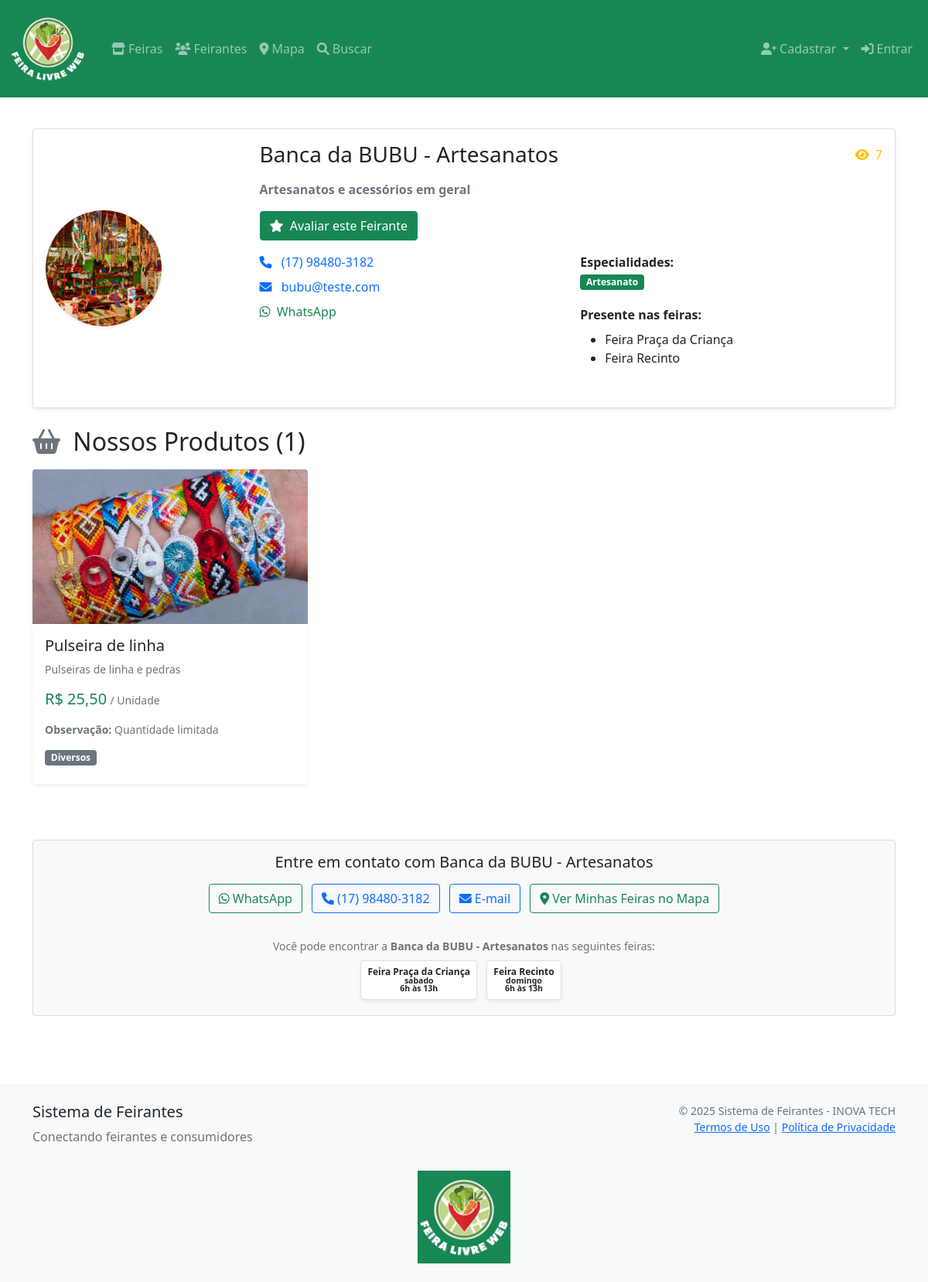
The page /feirantes/loja/banca-da-bubu-artesanatos/ on the database as committed earlier.
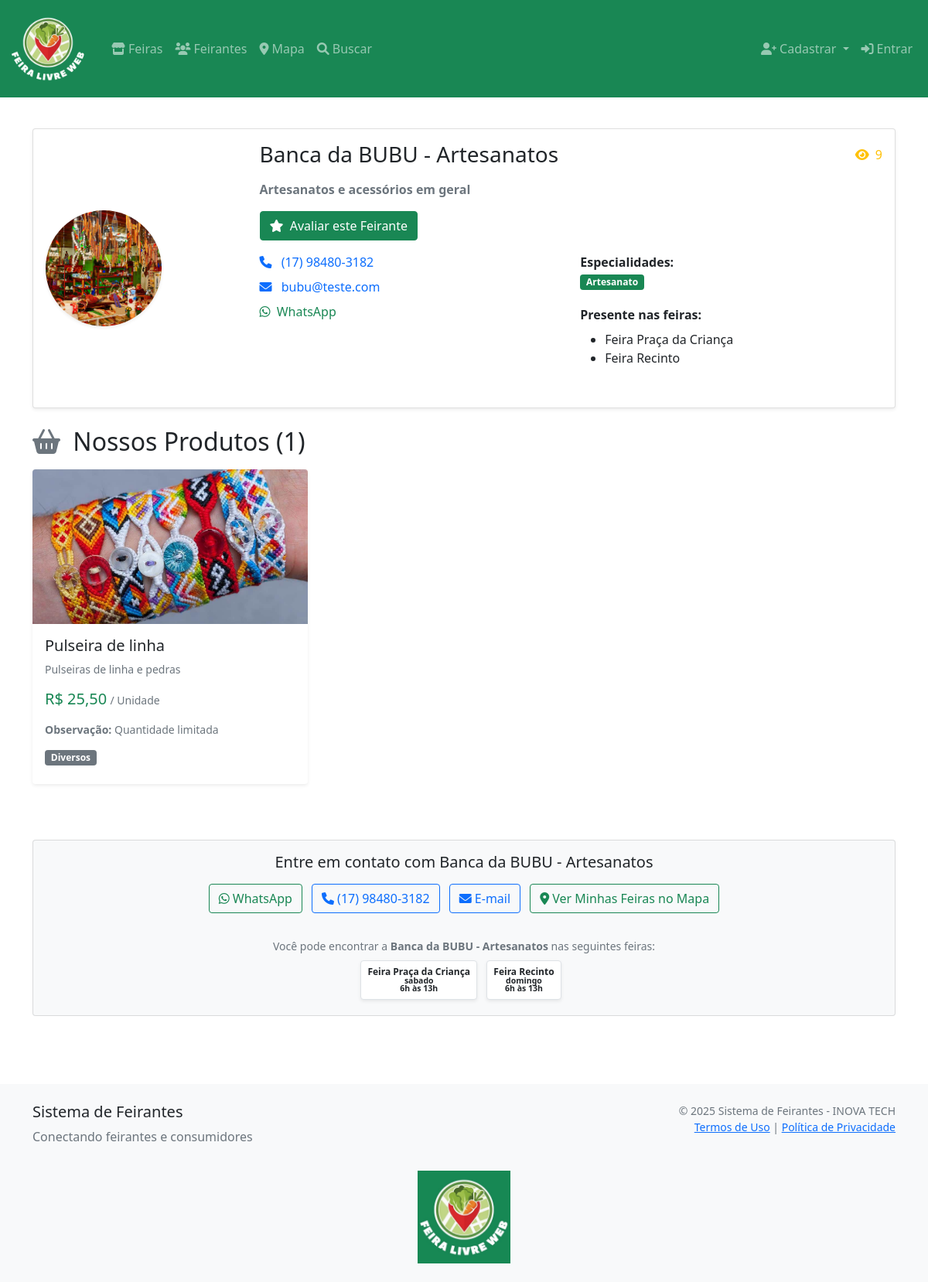
The same page on the database as committed later.
### feirantes/models.py (models this page shows, shortened)
class Feirante(models.Model):
    usuario = models.OneToOneField(
        User, on_delete=models.CASCADE, related_name='feirante')
    nome_comercial = models.CharField(max_length=200)
    cpf = models.CharField(max_length=14, unique=True)
    telefone = models.CharField(max_length=20)
    whatsapp = models.CharField(max_length=20, blank=True)
    email = models.EmailField(unique=True)
    endereco = models.TextField(blank=True)
    cidade = models.CharField(max_length=100, blank=True)
    estado = models.CharField(max_length=2, blank=True)
    cep = models.CharField(max_length=9, blank=True)
    descricao = models.TextField(blank=True)
    foto = models.ImageField(upload_to='feirantes/', blank=True, null=True)
    especialidades = models.ManyToManyField(
        Especialidade, blank=True,
        help_text="Principais produtos/especialidades")
    feiras = models.ManyToManyField(
        Feira,
        blank=True,
        help_text="Feiras onde o feirante participa",
        related_name="feirantes"
    )
    subdominio = models.SlugField(
        max_length=100, unique=True,
        help_text="URL da loja: site.com/loja/[subdominio]")
    instagram = models.CharField(max_length=100, blank=True)
    facebook = models.CharField(max_length=100, blank=True)
    ativo = models.BooleanField(default=True)
    verificado = models.BooleanField(default=False)
    criado_em = models.DateTimeField(auto_now_add=True)
    atualizado_em = models.DateTimeField(auto_now=True)
    views = models.PositiveIntegerField(default=0)
    class Meta:
        verbose_name = 'Feirante'
        verbose_name_plural = 'Feirantes'
        ordering = ['nome_comercial']
    @property
    def telefone_formatado(self):
        if not self.telefone:
            return ""
        numero = self.telefone
        if numero.startswith('55'):
            numero = numero[2:]
        if len(numero) == 11:
            return f"({numero[:2]}) {numero[2:7]}-{numero[7:]}"
        elif len(numero) == 10:
            return f"({numero[:2]}) {numero[2:6]}-{numero[6:]}"
        return numero

### feirantes/views.py (the view)
# urls.py: path('loja/<slug:subdominio>/', views.loja_feirante, name='loja_feirante'),
def loja_feirante(request, subdominio):
    feirante: Feirante = get_object_or_404(
        Feirante, subdominio=subdominio, ativo=True
    )
    produtos = Produto.objects.filter(
        feirante=feirante, disponivel=True
    ).select_related('categoria')
    viewed_key = f"viewed_feirante_{feirante.id}"  # type: ignore
    if viewed_key not in request.session:
        if (
            not request.user.is_authenticated
            or not hasattr(request.user, 'feirante')
            or request.user.feirante.id != feirante.id  # type: ignore
        ):
            Feirante.objects.filter(subdominio=subdominio).update(
                views=F('views') + 1
            )
            request.session[viewed_key] = True  # Marca como visualizado
    return render(request, 'feirantes/loja.html', {
        'feirante': feirante,
        'produtos': produtos
    })

### feirantes/templates/feirantes/loja.html (shortened to what the changed rows need)
{% extends 'feirantes/base.html' %}
{% load static %}
{% block content %}
<div class="container py-3">
    <div class="card shadow-sm mb-4">
        <div class="card-body">
            <div class="row align-items-center text-center text-md-start">
                <div class="col-md-3 mb-3 mb-md-0">
                    {% if feirante.foto %}
                    <img src="{{ feirante.foto.url }}" class="img-fluid rounded-circle shadow-sm"
                        alt="{{ feirante.nome_comercial }}" style="width: 150px; height: 150px; object-fit: cover;">
                    {% else %}
                    <div class="bg-success text-white rounded-circle d-inline-flex align-items-center justify-content-center shadow-sm"
                        style="width: 150px; height: 150px;">
                        <i class="fas fa-store" style="font-size: 3rem;"></i>
                    </div>
                    {% endif %}
                </div>
                <div class="col-md-9">
                    <div class="d-flex justify-content-between align-items-center flex-wrap">
                        <h1 class="h3 mb-0">{{ feirante.nome_comercial }}</h1>
                        <span class="text-warning mt-2 mt-md-0">
                            <i class="fas fa-eye me-1"></i> {{ feirante.views }}
                        </span>
                    </div>
                    {% if feirante.descricao %}
                    <p class="text-muted mt-3"><strong>{{ feirante.descricao }}</strong></p>
                    {% endif %}
                    <div class="row mt-3">
                        <div class="col-md-6">
                            {% if feirante.telefone %}
                            <p class="mb-2">
                                <i class="fas fa-phone text-primary me-2"></i>
                                <a href="tel:{{ feirante.telefone }}" class="text-decoration-none">
                                    {{ feirante.telefone_formatado }}
                                </a>
                            </p>
                            {% endif %}
                            {% if feirante.email %}
                            <p class="mb-2">
                                <i class="fas fa-envelope text-primary me-2"></i>
                                <a href="mailto:{{ feirante.email }}" class="text-decoration-none">
                                    {{ feirante.email }}
                                </a>
                            </p>
                            {% endif %}
                        </div>
                    </div>
                </div>
            </div>
        </div>
    </div>
    {% if produtos %}
    <h2 class="mb-3">
        <i class="fas fa-shopping-basket text-secondary me-2"></i>
        Nossos Produtos ({{ produtos.count }})
    </h2>
    {% endif %}
    <div class="card bg-light mt-5">
        <div class="card-body text-center">
            <h5>Entre em contato com {{ feirante.nome_comercial }}</h5>
            <div class="mt-3">
                {% if feirante.whatsapp %}
                <a href="https://wa.me/55{{ feirante.whatsapp }}"
                    onclick="window.open(this.href, '_blank', 'noopener,noreferrer'); return false;"
                    class="btn btn-outline-success me-2 mb-2">
                    <i class="fab fa-whatsapp me-1"></i>WhatsApp
                </a>
                {% endif %}
                {% if feirante.telefone %}
                <a href="tel:{{ feirante.telefone }}" class="btn btn-outline-primary me-2 mb-2">
                    <i class="fas fa-phone me-1"></i>{{ feirante.telefone_formatado }}
                </a>
                {% endif %}
                {% if feirante.email %}
                <a href="mailto:{{ feirante.email }}" class="btn btn-outline-primary me-2 mb-2">
                    <i class="fas fa-envelope me-1"></i>E-mail
                </a>
                {% endif %}
                <a href="{% url 'feirantes:mapa_feiras_feirante' feirante.subdominio %}"
                    class="btn btn-outline-success mb-2">
                    <i class="fas fa-map-marker-alt me-1"></i>Ver Minhas Feiras no Mapa
                </a>
            </div>
            {% if feirante.feiras.all %}
            <div class="mt-4">
                <small class="text-muted">
                    Você pode encontrar a <strong>{{ feirante.nome_comercial }}</strong> nas seguintes feiras:
                </small>
                <div class="mt-2">
                    {% for feira in feirante.feiras.all %}
                    <div class="badge bg-white text-dark border me-2 mb-1 p-2 shadow-sm">
                        <strong>{{ feira.nome }}</strong>
                        {% if feira.dias_funcionamento %}
                        <br><small>{{ feira.dias_funcionamento }}</small>
                        {% endif %}
                        {% if feira.horario_funcionamento %}
                        <br><small>{{ feira.horario_funcionamento }}</small>
                        {% endif %}
                    </div>
                    {% endfor %}
                </div>
            </div>
            {% endif %}
        </div>
    </div>
</div>
{% endblock %}

Rows that differ between the two databases and show on the page:
changed Feirante "Banca da BUBU - Artesanatos": views "7" → "9"
